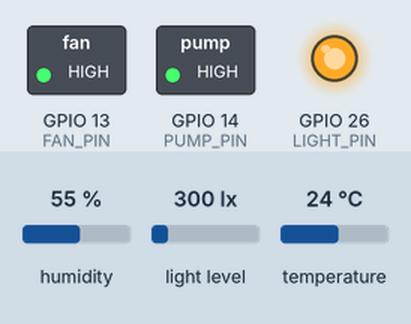
Recording of a sketch running on a simulated ESP32. Shown: switched loads named in the sketch (green lamp = pin HIGH), output pins drawn as LEDs (lit = HIGH). The inputs (shaded band) are chosen by the test bench; at power-on: light level 300 lx, temperature 24 °C, humidity 55 %. WiFi joins after 1.5 s; servers stay silent unless stated; no MQTT or app messages arrive unless stated.

Above: at 18.0 s.
18.1 s: light level set to 270 lx
At 20.6 s:
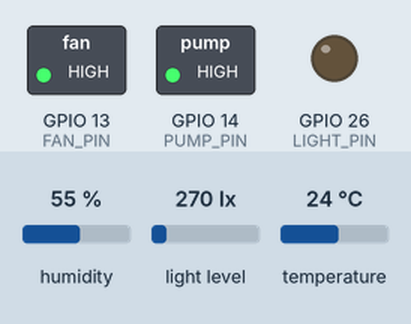
33.1 s: temperature set to 25.8 °C
At 40.7 s:
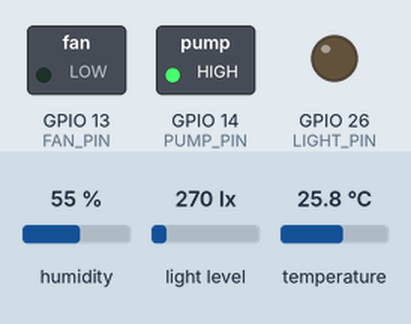
48.1 s: light level set to 500 lx
At 50.8 s:
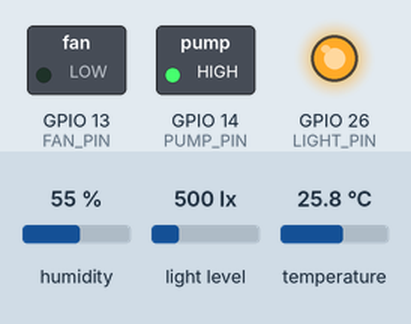
63.1 s: light level set to 40 lx
At 70.9 s:
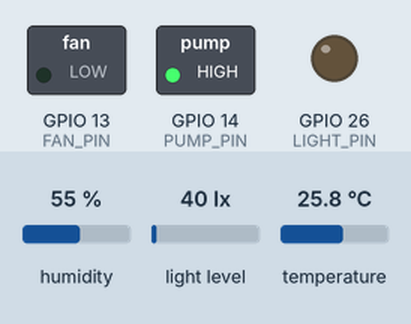
Timing chart, 0 to 72.4 s (numbered marks = the images above; inputs shaded):
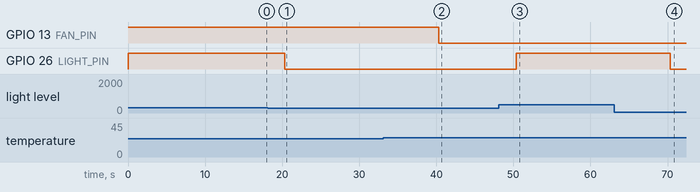

The sketch:

greenhouse_node.ino
```cpp
#include <WiFi.h>
#include <PubSubClient.h>
#include <Wire.h>
#include <AHT10.h>
#include <BH1750.h>

// --- Network Configuration ---
const char* ssid = "YOUR_WIFI_SSID";
const char* password = "YOUR_WIFI_PASSWORD";
const char* mqtt_server = "192.168.1.100"; // Replace with your Raspberry Pi IP
const int mqtt_port = 1883;

// --- Actuator Pins ---
#define FAN_PIN 13
#define PUMP_PIN 14
#define LIGHT_PIN 26

// --- Greenhouse Thresholds ---
const float TEMP_THRESHOLD = 25.0;
const float MOISTURE_THRESHOLD = 40.0;
const float LUX_THRESHOLD = 300.0;

// --- Sensor Objects & Pins ---
#define RXD2 17
#define TXD2 16
HardwareSerial rs485(1);
AHT10 myAHT10(AHT10_ADDRESS_0X38);
BH1750 lightMeter;
WiFiClient espClient;
PubSubClient client(espClient);

unsigned long lastControlRun = 0;
unsigned long lastReconnectAttempt = 0;
byte queryData[] = {0x01, 0x03, 0x00, 0x00, 0x00, 0x07, 0x04, 0x08};
byte buffer[30];

void setup() {
  Serial.begin(115200);
  Wire.begin();

  pinMode(FAN_PIN, OUTPUT);
  pinMode(PUMP_PIN, OUTPUT);
  pinMode(LIGHT_PIN, OUTPUT);
  digitalWrite(FAN_PIN, HIGH);
  digitalWrite(PUMP_PIN, HIGH);
  digitalWrite(LIGHT_PIN, HIGH);

  rs485.begin(4800, SERIAL_8N1, RXD2, TXD2);

  if (myAHT10.begin() != true) Serial.println("AHT10 Fail");
  if (!lightMeter.begin()) Serial.println("BH1750 Fail");

  WiFi.begin(ssid, password);
  client.setServer(mqtt_server, mqtt_port);
}

void loop() {
  unsigned long now = millis();

  // Non-blocking MQTT Reconnect
  if (!client.connected()) {
    if (now - lastReconnectAttempt > 5000) {
      lastReconnectAttempt = now;
      if (WiFi.status() == WL_CONNECTED) {
        client.connect("ESP32_Greenhouse_Node");
      }
    }
  } else {
    client.loop();
  }

  // 10-Second Sensor Loop
  if (now - lastControlRun > 10000) {
    lastControlRun = now;

    float airTemp = myAHT10.readTemperature();
    float airHumid = myAHT10.readHumidity();
    float lux = lightMeter.readLightLevel();

    rs485.write(queryData, sizeof(queryData));
    rs485.flush();
    delay(300);

    int len = 0;
    while(rs485.available()) {
      buffer[len++] = rs485.read();
    }

    float soilMoist = 0, soilTemp = 0, ph = 0;
    int n = 0, p = 0, k = 0;
    bool soilValid = false;

    if(len >= 19) {
      soilMoist = ((buffer[3] << 8) | buffer[4]) / 10.0;
      soilTemp = ((buffer[5] << 8) | buffer[6]) / 10.0;
      ph = ((buffer[9] << 8) | buffer[10]) / 10.0;
      n = (buffer[11] << 8) | buffer[12];
      p = (buffer[13] << 8) | buffer[14];
      k = (buffer[15] << 8) | buffer[16];
      soilValid = true;
    }

    // Actuation Logic
    digitalWrite(FAN_PIN, (airTemp > TEMP_THRESHOLD) ? LOW : HIGH);
    digitalWrite(PUMP_PIN, (soilValid && soilMoist < MOISTURE_THRESHOLD && soilMoist > 0) ? LOW : HIGH);
    digitalWrite(LIGHT_PIN, (lux < LUX_THRESHOLD) ? LOW : HIGH);

    // Telemetry Sync
    if (client.connected() && soilValid) {
      String payload = "{";
      payload += "\"soil_moist\":" + String(soilMoist) + ",";
      payload += "\"soil_temp\":" + String(soilTemp) + ",";
      payload += "\"ph\":" + String(ph) + ",";
      payload += "\"n\":" + String(n) + ",";
      payload += "\"p\":" + String(p) + ",";
      payload += "\"k\":" + String(k) + ",";
      payload += "\"air_temp\":" + String(airTemp) + ",";
      payload += "\"air_humid\":" + String(airHumid) + ",";
      payload += "\"lux\":" + String(lux);
      payload += "}";

      client.publish("farm/sensors", payload.c_str());
    }
  }
}
```

Measured:
- the behaviour switches between 300 and 299 lx on light level (found by bisection; images 0 and 1)
- the behaviour switches between 25 and 25.1 °C on temperature (found by bisection; images 1 and 2)
- after the input at 18.1 s, GPIO 26 (LIGHT_PIN): HIGH → LOW after 2.2 s
- after the input at 33.1 s, GPIO 13 (FAN_PIN): HIGH → LOW after 7.2 s
- after the input at 48.1 s, GPIO 26 (LIGHT_PIN): LOW → HIGH after 2.2 s
- after the input at 63.1 s, GPIO 26 (LIGHT_PIN): HIGH → LOW after 7.3 s
